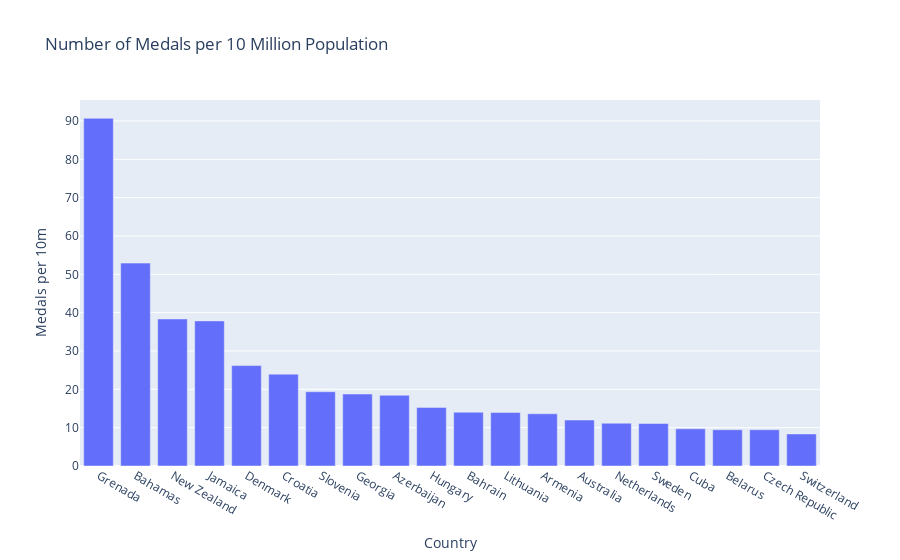

This figure's notebook cell:
### Markdown cell above
We can now use a [bar chart](https://plotly.com/python/bar-charts/) to visualize the top countries by medals per capita!

### Code cell
# Create a column chart by medal per capita
fig = px.bar(top_countries,
            x="team_clean",
            y="per_10m",
            labels={"team_clean": "Country", "per_10m": "Medals per 10m"},
            title="Number of Medals per 10 Million Population",
            hover_data=["population", "medal"])

fig.show()

### Figure 1 — Plotly figure (JSON) as saved in the notebook; plotly's stock layout.template omitted (floating-point values rounded to 4 significant figures)
{"data": [{"alignmentgroup": "True", "customdata": [[110261, 1], [377931, 2], [4693200, 18], [2906238, 11], [5728010, 15], [4174349, 10], [2065042, 4], [3727505, 7], [9757812, 18], [9814023, 15], [1425791, 2], [2868231, 4], [2936146, 4], [24190907, 29], [17030314, 19], [9923085, 11], [11335109, 11], [9501534, 9], [10566332, 10], [8373338, 7]], "hovertemplate": "Country=%{x}<br>Medals per 10m=%{y}<br>population=%{customdata[0]}<br>medal=%{customdata[1]}<extra></extra>", "legendgroup": "", "marker": {"color": "#636efa", "pattern": {"shape": ""}}, "name": "", "offsetgroup": "", "orientation": "v", "showlegend": false, "textposition": "auto", "x": ["Grenada", "Bahamas", "New Zealand", "Jamaica", "Denmark", "Croatia", "Slovenia", "Georgia", "Azerbaijan", "Hungary", "Bahrain", "Lithuania", "Armenia", "Australia", "Netherlands", "Sweden", "Cuba", "Belarus", "Czech Republic", "Switzerland"], "xaxis": "x", "y": [90.69, 52.92, 38.35, 37.85, 26.19, 23.96, 19.37, 18.78, 18.45, 15.28, 14.03, 13.95, 13.62, 11.99, 11.16, 11.09, 9.704, 9.472, 9.464, 8.36], "yaxis": "y", "type": "bar"}], "layout": {"xaxis": {"anchor": "y", "domain": [0, 1], "title": {"text": "Country"}}, "yaxis": {"anchor": "x", "domain": [0, 1], "title": {"text": "Medals per 10m"}}, "legend": {"tracegroupgap": 0}, "title": {"text": "Number of Medals per 10 Million Population"}, "barmode": "relative"}}
